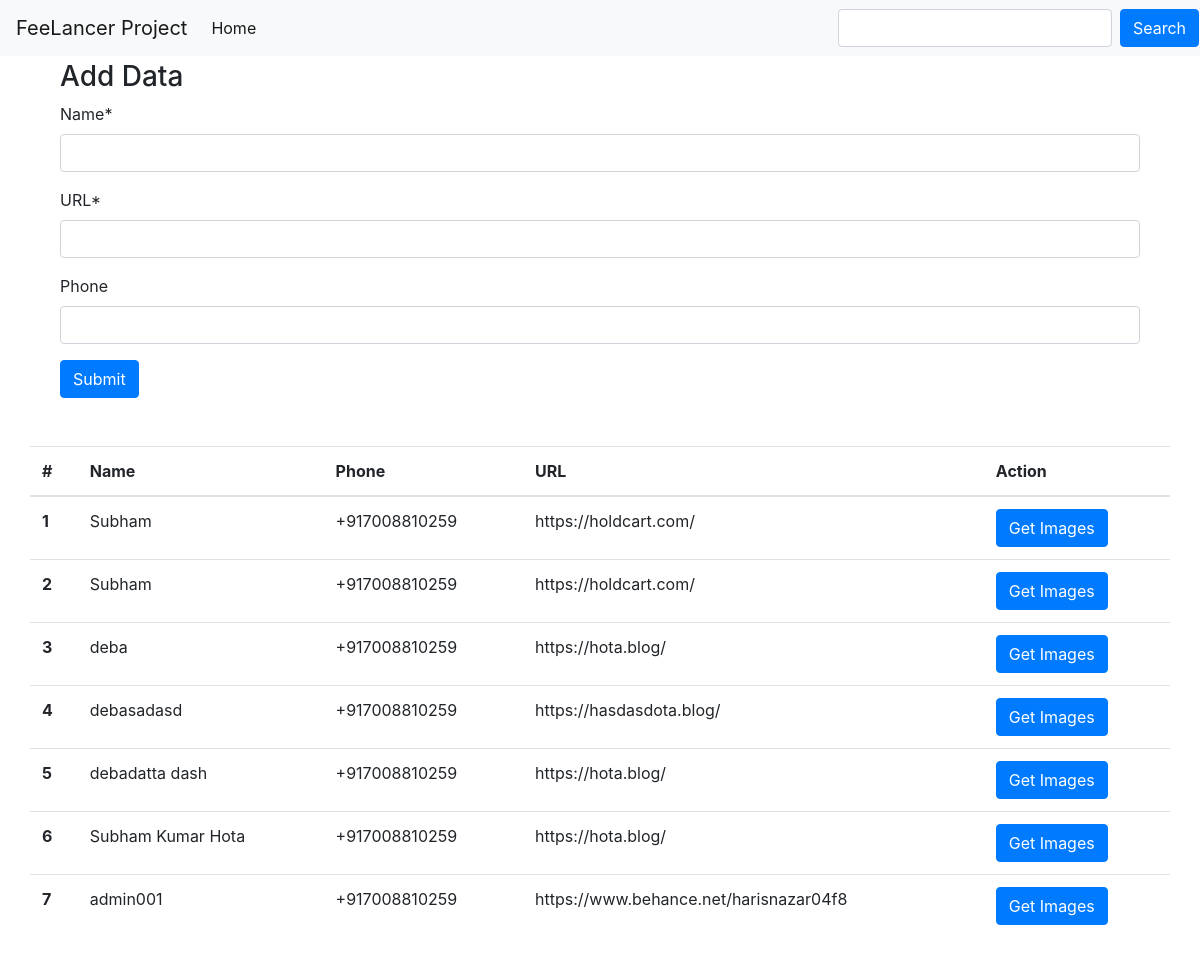
The page / on the database its author committed.
### freelancer_profile/models.py (models this page shows)
class Freelancer(models.Model):
    name = models.CharField(_("Name"), max_length=50)
    url = models.URLField(_("URL"), max_length=200)
    phone = PhoneNumberField()
    created = models.DateTimeField(auto_now_add=True)
    modified = models.DateTimeField(auto_now=True)

### freelancer_profile/views.py (the view)
# urls.py: path("", view=index, name="home"),
def index(request):
    if request.method == 'POST':
        form = FreelancerForm(request.POST)
        if form.is_valid():
            data = form.save()
            messages.success(request,'Data of  {} has been added!'.format(data.name))
    else:
        form = FreelancerForm()
    context = {
         'freelancers': Freelancer.objects.all(),
         'form':form,
     }
    return render(request, 'freelancer_profile/index.html', context=context)

### freelancer_profile/forms.py
class FreelancerForm(forms.ModelForm):
        phone = PhoneNumberField(widget=forms.TextInput(attrs={'placeholder': _('Phone')}),
                       label=_("Phone number"), required=False)
        class Meta:
            model = Freelancer
            fields = ("name","url","phone")

### templates/freelancer_profile/index.html (shortened to what this page needs)
{% extends "base.html" %}
{% load crispy_forms_tags %}
{% block content %}
<div class="col">
    <H3>Add Data</H3>
    <form action="{% url 'freelancer_profile:home' %}" method="post">
        {{ form|crispy }}
        <input type="submit" name="submit" value="Submit" class="btn btn-primary " id="submit-id-submit" />
    </form>
</div>
<div class="row mt-5">
    {% if freelancers %}
        <table class="table">
        <thead>
            <tr>
            <th scope="col">#</th>
            <th scope="col">Name</th>
            <th scope="col">Phone</th>
            <th scope="col">URL</th>
            <th scope="col">Action</th>
            </tr>
        </thead>
        <tbody>
            {% for freelancer in freelancers %}
                <tr>
                    <th scope="row">{{ forloop.counter }}</th>
                    <td>{{freelancer.name}}</td>
                    <td>{{freelancer.phone}}</td>
                    <td>{{freelancer.url}}</td>
                    <td><a href="{% url 'freelancer_profile:get_image' freelancer.id %}">
                        <button class="btn btn-primary">Get Images</button>
                    </a>
                    </td>
                </tr>
            {% endfor %}
        </tbody>
        </table>
    {% else %}
        <h3>No Results Found</h3>
    {% endif %}
</div>
{% endblock content %}

### templates/base.html (shortened to what this page needs)
{% load static i18n %}
{% load static %}
<!DOCTYPE html>
<html lang="en">
<head>
  {% block css %}
  <link href="https://stackpath.bootstrapcdn.com/bootstrap/4.3.1/css/bootstrap.min.css" rel="stylesheet"
>
  <link href="{% static 'css/project.css' %}" rel="stylesheet">
  <link rel="stylesheet" href="{% static 'css/style.css' %}">
  {% endblock %}
</head>
<body id="app">
  <div class="mb-1">
    <nav class="navbar navbar-expand-md navbar-light bg-light">
      <a class="navbar-brand bg-green-500" href="{% url 'freelancer_profile:home' %}">FeeLancer Project</a>
      <div class="collapse navbar-collapse" id="navbarSupportedContent">
        <ul class="navbar-nav mr-auto">
          <li class="nav-item active">
            <a class="nav-link" href="{% url 'freelancer_profile:home' %}">Home <span class="sr-only">(current)</span></a>
          </li>
        </ul>
        <form action="{% url "freelancer_profile:search" %}" method="post" class="form-inline">
            <div class="form-group row">
                <input type="text" name="search" class="textinput textInput form-control mr-2" id="">
                <input type="submit" name="submit" value="Search" class="btn btn-primary " id="submit-id-submit" />
            </div>
        </form>
      </div>
    </nav>
  </div>
  <div class="container">
    {% block content %}
    {% endblock content %}
  </div>
</body>
</html>

### rows shown on the page
Freelancer: name "Subham", phone "+917008810259", url "https://holdcart.com/"
Freelancer: name "Subham", phone "+917008810259", url "https://holdcart.com/"
Freelancer: name "deba", phone "+917008810259", url "https://hota.blog/"
Freelancer: name "debasadasd", phone "+917008810259", url "https://hasdasdota.blog/"
Freelancer: name "debadatta dash", phone "+917008810259", url "https://hota.blog/"
Freelancer: name "Subham Kumar Hota", phone "+917008810259", url "https://hota.blog/"
Freelancer: name "admin001", phone "+917008810259", url "https://www.behance.net/harisnazar04f8"
